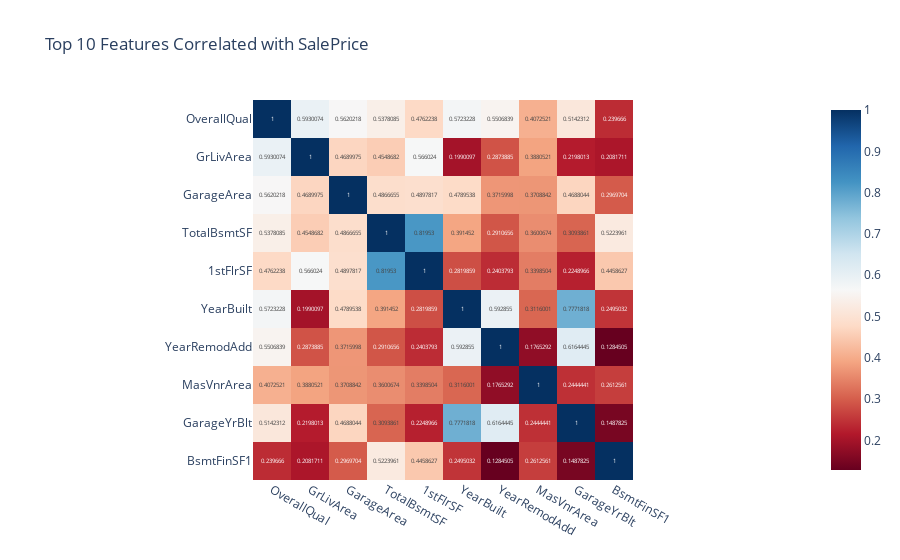

The notebook cell saved with this chart:
### Code cell
# Import plotly for visualisation
import plotly.express as px

# Identify top 10 features most correlated with SalePrice (excluding SalePice itself)
top_corr_features = saleprice_corr[1:11].index

# Generate a correlation matrix for those top features 
top_corr_matrix = df[top_corr_features].corr()

# Plot an interactive heatmap
fig = px.imshow(
    top_corr_matrix,
    text_auto=True,
    color_continuous_scale='RdBu',
    title="Top 10 Features Correlated with SalePrice"
)

fig.show()

### Figure 1 — Plotly figure (JSON) as saved in the notebook; plotly's stock layout.template omitted (floating-point values rounded to 4 significant figures)
{"data": [{"coloraxis": "coloraxis", "hovertemplate": "x: %{x}<br>y: %{y}<br>color: %{z}<extra></extra>", "name": "0", "texttemplate": "%{z}", "type": "heatmap", "x": ["OverallQual", "GrLivArea", "GarageArea", "TotalBsmtSF", "1stFlrSF", "YearBuilt", "YearRemodAdd", "MasVnrArea", "GarageYrBlt", "BsmtFinSF1"], "xaxis": "x", "y": ["OverallQual", "GrLivArea", "GarageArea", "TotalBsmtSF", "1stFlrSF", "YearBuilt", "YearRemodAdd", "MasVnrArea", "GarageYrBlt", "BsmtFinSF1"], "yaxis": "y", "z": [[1.0, 0.593, 0.562, 0.5378, 0.4762, 0.5723, 0.5507, 0.4073, 0.5142, 0.2397], [0.593, 1.0, 0.469, 0.4549, 0.566, 0.199, 0.2874, 0.3881, 0.2198, 0.2082], [0.562, 0.469, 1.0, 0.4867, 0.4898, 0.479, 0.3716, 0.3709, 0.4688, 0.297], [0.5378, 0.4549, 0.4867, 1.0, 0.8195, 0.3915, 0.2911, 0.3601, 0.3094, 0.5224], [0.4762, 0.566, 0.4898, 0.8195, 1.0, 0.282, 0.2404, 0.3399, 0.2249, 0.4459], [0.5723, 0.199, 0.479, 0.3915, 0.282, 1.0, 0.5929, 0.3116, 0.7772, 0.2495], [0.5507, 0.2874, 0.3716, 0.2911, 0.2404, 0.5929, 1.0, 0.1765, 0.6164, 0.1285], [0.4073, 0.3881, 0.3709, 0.3601, 0.3399, 0.3116, 0.1765, 1.0, 0.2444, 0.2613], [0.5142, 0.2198, 0.4688, 0.3094, 0.2249, 0.7772, 0.6164, 0.2444, 1.0, 0.1488], [0.2397, 0.2082, 0.297, 0.5224, 0.4459, 0.2495, 0.1285, 0.2613, 0.1488, 1.0]]}], "layout": {"coloraxis": {"colorscale": [[0, "rgb(103,0,31)"], [0.1, "rgb(178,24,43)"], [0.2, "rgb(214,96,77)"], [0.3, "rgb(244,165,130)"], [0.4, "rgb(253,219,199)"], [0.5, "rgb(247,247,247)"], [0.6, "rgb(209,229,240)"], [0.7, "rgb(146,197,222)"], [0.8, "rgb(67,147,195)"], [0.9, "rgb(33,102,172)"], [1, "rgb(5,48,97)"]]}, "title": {"text": "Top 10 Features Correlated with SalePrice"}, "xaxis": {"anchor": "y", "constrain": "domain", "domain": [0, 1], "scaleanchor": "y"}, "yaxis": {"anchor": "x", "autorange": "reversed", "constrain": "domain", "domain": [0, 1]}}}
